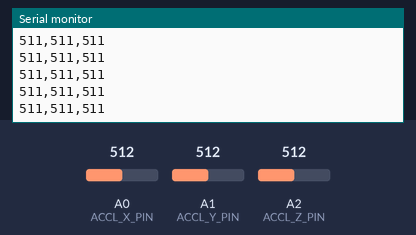
A sketch run on a simulated Arduino Nano, built with avr-gcc and run on an emulated ATmega328P. Shown: the last lines printed to the serial monitor. Inputs (shaded band) come from the test bench; at power-on: A1 (ACCL_Y_PIN) = 512, A0 (ACCL_X_PIN) = 512, A2 (ACCL_Z_PIN) = 512.

Above: at 2.7 s.
2.8 s: A1 (ACCL_Y_PIN) set to 11
At 3.7 s:
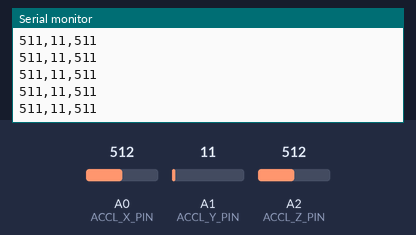
4.3 s: A1 (ACCL_Y_PIN) set to 8
At 4.9 s:
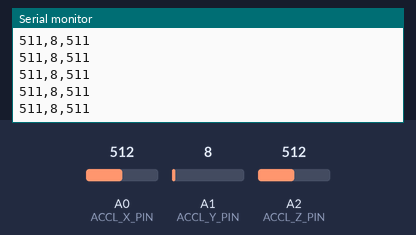
5.8 s: A1 (ACCL_Y_PIN) set to 90
At 6.9 s:
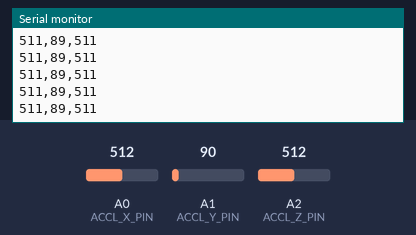
7.3 s: A1 (ACCL_Y_PIN) set to 105
At 8.3 s:
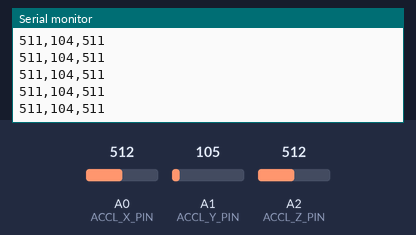
Timing chart, 0 to 10.3 s (numbered marks = the images above; inputs shaded):
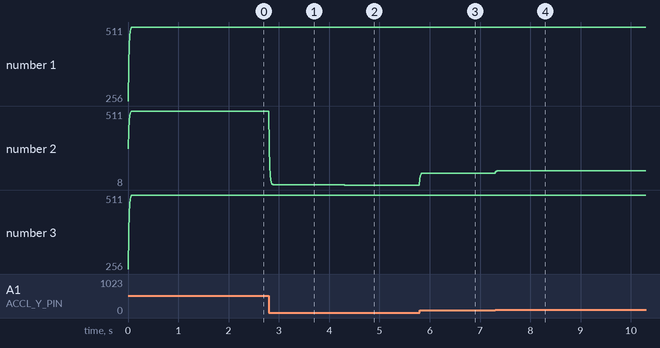

The sketch:

sketch_nov11a.ino
```cpp
/* accelerometer test
 arduino nano 328p + adxl335

*/

#define ACCL_X_PIN A0                  // x-axis of the accelerometer
#define ACCL_Y_PIN A1                  // y-axis
#define ACCL_Z_PIN A2                  // z-axis (only on 3-axis models)

#define UPDATE_TIME 10

class ADXL35 {
  private:
    int xpin, ypin, zpin;
    int xval, yval, zval;
    int xval_old, yval_old, zval_old;
  public:
    ADXL35() { xpin = ACCL_X_PIN; ypin = ACCL_Y_PIN; zpin = ACCL_Z_PIN; }
    void getSample() {
      xval = analogRead(ACCL_X_PIN);
      yval = analogRead(ACCL_Y_PIN);
      zval = analogRead(ACCL_Z_PIN);
#if 1
      xval = (xval + xval_old) / 2;
      yval = (yval + yval_old) / 2;
      zval = (zval + zval_old) / 2;
      xval_old = xval;
      yval_old = yval;
      zval_old = zval;
#endif
    }
    int getX() { return xval; }
    int getY() { return yval; }
    int getZ() { return zval; }
} accl;

char buf[80];


void setup() {
  // initialize the serial communications:
  Serial.begin(115200);
  while(!Serial);
}

void loop() {
  // read sensor values for 3 axis
  accl.getSample();

  sprintf(buf, "%d,%d,%d\n", accl.getX(), accl.getY(), accl.getZ()); // print comma separated values
  Serial.print(buf);


  // delay before next reading:
  delay(UPDATE_TIME);
}
```

Measured:
- after the input at 2.8 s, the serial monitor: prints a new line at once (image 1)
- after the input at 4.3 s, the serial monitor: prints a new line at once (image 2)
- after the input at 5.8 s, the serial monitor: prints a new line at once (image 3)
- after the input at 7.3 s, the serial monitor: prints a new line at once (image 4)
- plotted number 2: 511 → 11 after the input at 2.8 s, 11 → 8 after the input at 4.3 s, 8 → 89 after the input at 5.8 s, 89 → 104 after the input at 7.3 s
